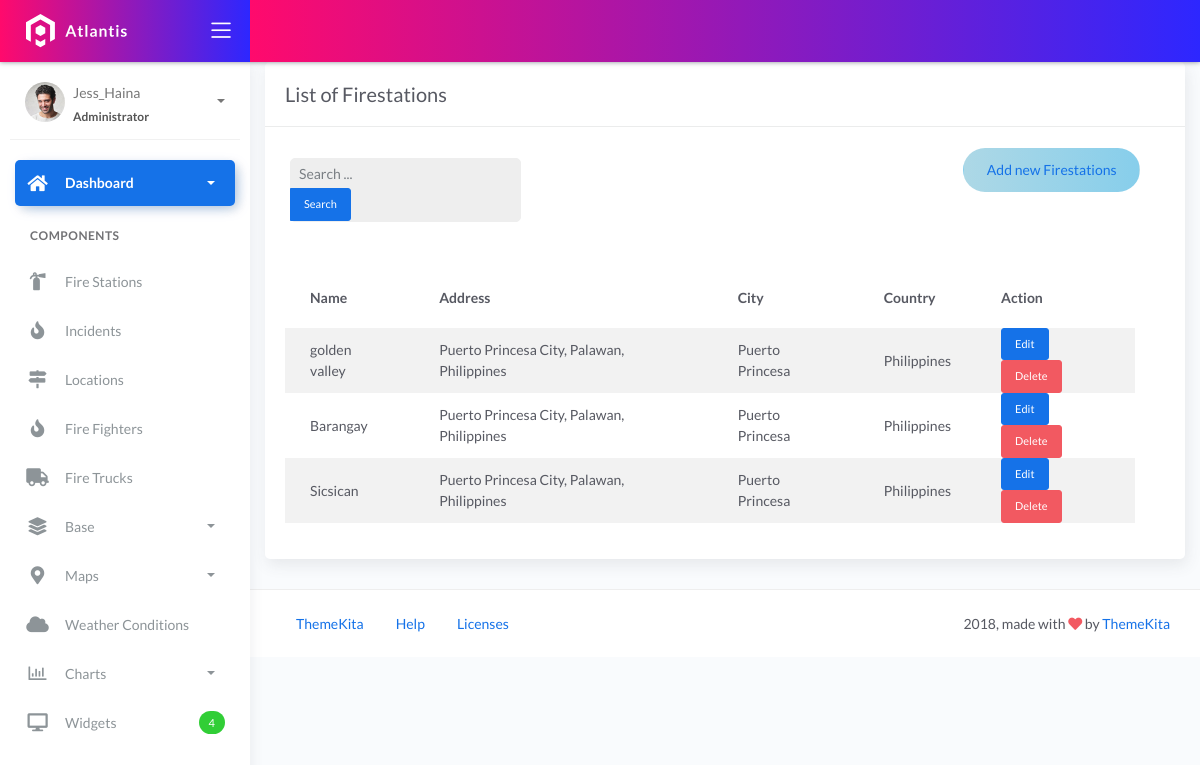
The app's page /fire-stations/, older data.
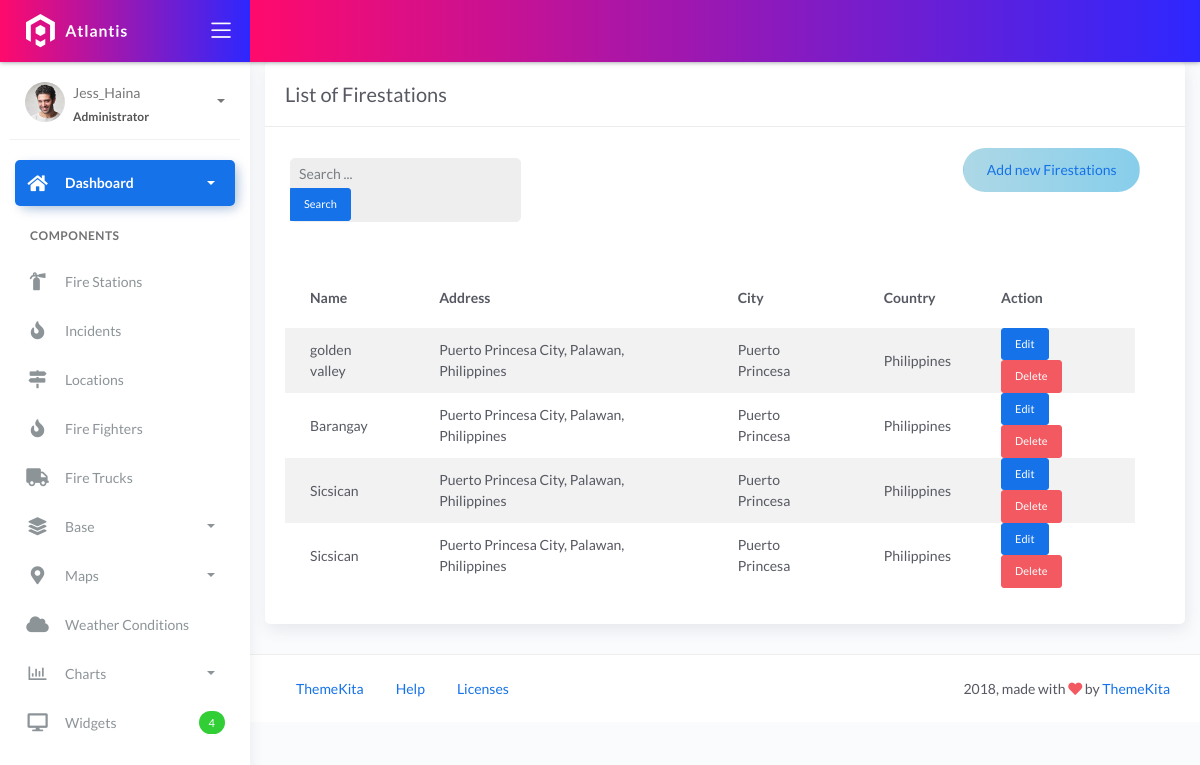
The same page, newer data.
### fire/models.py (models this page shows, shortened)
class BaseModel(models.Model):
    created_at = models.DateTimeField(auto_now_add=True, db_index=True)
    updated_at = models.DateTimeField(auto_now=True)
    class Meta:
        abstract = True

class FireStation(BaseModel):
    name = models.CharField(max_length=150)
    latitude = models.DecimalField(
        max_digits=22, decimal_places=16, null=True, blank=True)
    longitude = models.DecimalField(
        max_digits=22, decimal_places=16, null=True, blank=True)
    address = models.CharField(max_length=150)
    city = models.CharField(max_length=150)  # can be in separate table
    country = models.CharField(max_length=150)  # can be in separate table

### fire/views.py (the view, shortened to what this page needs)
# urls.py: path('fire-stations/', FireStationListView.as_view(), name='stations_list'),
class FireStationListView(ListView):
    model = FireStation
    context_object_name = 'stations'
    template_name = 'stations_list.html'
    paginate_by = 5
    def get_queryset(self, *args, **kwargs):
        qs = super().get_queryset(*args, **kwargs)
        return qs.order_by('id')

### templates/stations_list.html (shortened to what this page needs)
{% extends 'base.html' %}
{% load static %}
{% block content %}
<div class="content">
  <div class="container-fluid">
     <div class="row">
      <div class="col-md-12">
        <div class="card">
         <div class="card-header">
           <div class="card-title">List of Firestations</div>
        </div>
        <div class="col-md-12 row">
          <div class="col-md-4">
            <form class="navbar-left navbar-form nav-search mr-md-3" action="{% url 'stations_list' %}">
              <div class="form-group">
                <div class="input-group">
                  <input type="text" id="search" placeholder="Search ..." class="form-control form-control-sm" name="q" />
                  <div class="input-group-append">
                    <button class="btn btn-sm btn-primary" type="submit">Search</button>
                  </div>
                </div>
              </div>
            </form>
          </div>
        <div class="col-md-2">
         </div>
            <div class="col-md-6">
              <div class="pull-right">
                <a href="{% url 'stations_add' %}" class="btn btn-rounded custom-add-btn"
                   style="background: linear-gradient(90deg, #ADD8E6, #87CEEB);">
                   Add new Firestations
                </a>
            </div>
        </div>
        <div class="card-body">
        <table class="table table-striped mt-3">
        <thead>
            <tr>
              <th scope="col">Name</th>
              <th scope="col">Address</th>
              <th scope="col">City</th>
              <th scope="col">Country</th>
              <th scope="col">Action</th>
            </tr>
            </thead>
            <tbody>
              {% for object in object_list %}
              <tr>
                <td>{{ object.name }}</td>
                <td>{{ object.address }}</td>
                <td>{{ object.city }}</td>
                <td>{{ object.country }}</td>
                <td>
                  <a href="{% url 'stations_update' object.pk %}" class="btn btn-sm btn-primary" style="max-width: 80px;">Edit</a>
                  <a href="{% url 'stations_delete' object.pk %}" class="btn btn-sm btn-danger" style="max-width: 80px;">Delete</a>
                </td>
              </tr>
              {% empty %}
              <tr>
                <td colspan="5" style="text-align: center">
                <p class="text-sm font-weight-bold mb-0">No Records Found.</p>
                </td>
            </tr>
              {% endfor %}
              </tbody>
            </table>
           </div>
          </div>
        </div>
      </div>
    </div>
</div>
{% endblock %}

Row changes from the older to the newer data that the page shows:
added FireStation: name "Sicsican", address "Puerto Princesa City, Palawan, Philippines", city "Puerto Princesa", country "Philippines"
